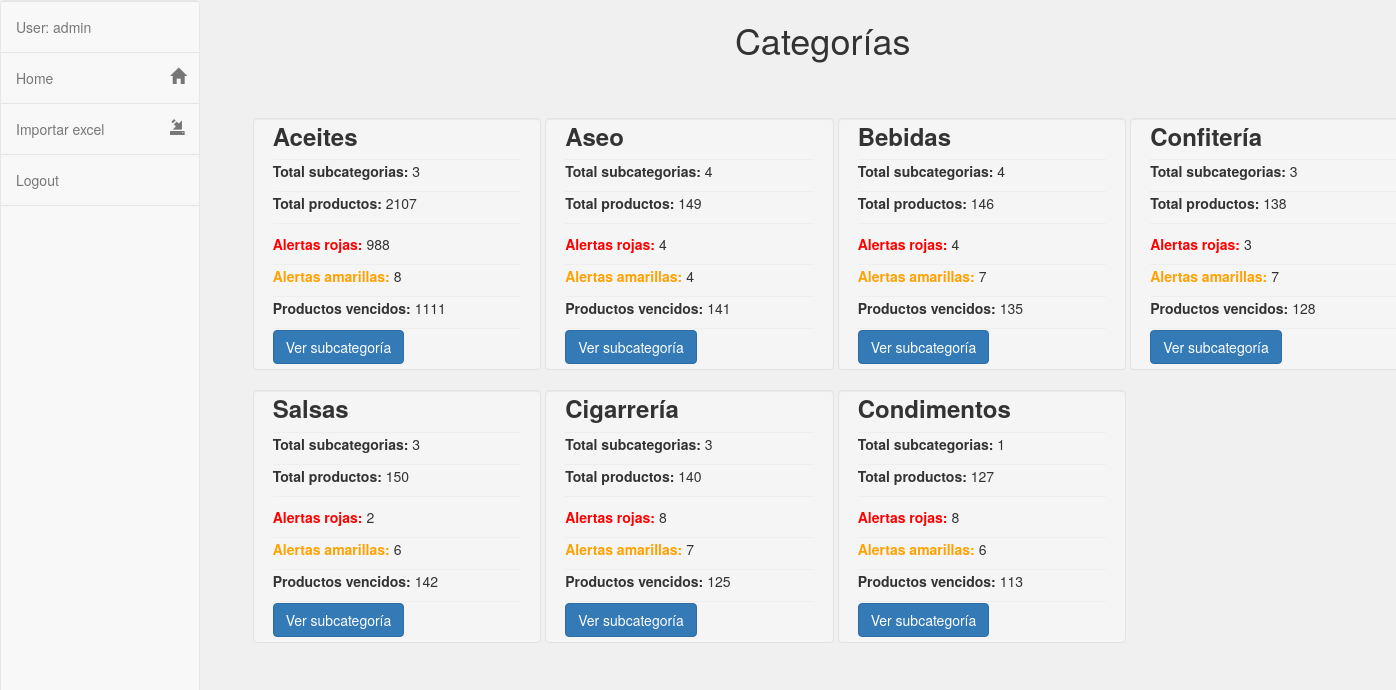
/catalog/ (signed in), run on the app's committed database.
### catalog/models.py (models this page shows, shortened)
class Category(models.Model):
    name = models.CharField(
        max_length=200,
        help_text="Ingresa la categoría"
        )

### catalog/views.py (the view)
# urls.py: path('',views.index,name='index'),
@login_required
def index(request):
	num_category = Category.objects.all()
	now = datetime.datetime.now()
	num_products = Product.objects.all()
	current_date = str(datetime.datetime.now().date())
	num_products_red_alert = {}
	num_products_yellow_alert = {}
	num_expired_products = {}
	for category in num_category:
		subcategories = category.subcategory_set.all()
		contador_products_red_alert = 0
		contador_products_yellow_alert = 0
		contador_expired_products = 0
		for subcategory in subcategories:
			products = subcategory.product_set.all()
			for product in products:
				if product.alert == product.RED_ALERT:
					contador_products_red_alert += 1
				elif product.alert == product.YELLOW_ALERT:
					contador_products_yellow_alert += 1
				else:
					contador_expired_products += 1
		num_products_red_alert[category.id] = contador_products_red_alert
		num_products_yellow_alert[category.id] = contador_products_yellow_alert
		num_expired_products[category.id] = contador_expired_products
	num_products_by_category={}
	for category in num_category:
		subcategories = category.subcategory_set.all()
		subcategory_products_num = 0
		for subcategory in subcategories:
			subcategory_products_num += subcategory.product_set.count()
		num_products_by_category[category.id] = subcategory_products_num
	context = {
		'num_products_red_alert': num_products_red_alert,
		'num_products_yellow_alert': num_products_yellow_alert,
		'num_expired_products': num_expired_products,
		'num_products_by_category': num_products_by_category,
		'current_date': current_date,
		'num_category': num_category,
		'num_products': num_products,
	}
	return render(request, 'index.html', context=context)

### catalog/models.py (called while the page is built)
    @property
    def alert(self):
        expiration_red = self.expiration_date - timedelta(days=30)
        expiration_yellow = self.expiration_date - timedelta(days=60)
        current_date = datetime.datetime.now().date()
        if current_date >= self.expiration_date:
            return self.EXPIRED_PRODUCT
        elif current_date >= expiration_red:
            return self.RED_ALERT
        elif current_date >= expiration_yellow:
            return self.YELLOW_ALERT

### catalog/templates/index.html
{% extends "base_generic.html" %}
{% block content %}
  <div class="container">
  <div class="row pricing">
    <h1 class="title">Categorías</h1>
    {% for category in num_category %}
    <div class="col-md-3">
      <div class="well well_class">
        <h3 class="title_index"><b>{{ category.name }}</b></h3>
        <hr>
        <p>
          <b>Total subcategorias:</b>  {{category.subcategory_set.all.count}}
        </p>
        <hr>
        {% for category_id, products_by_category in num_products_by_category.items %}
            {% if category_id == category.id %}
              <p>
                <b>Total productos:</b>  {{ products_by_category }}
              </p>
            {% endif %}
        {% endfor %}
        <hr >
        <p>
          {% for category_id, num_total_red_alert in num_products_red_alert.items %}
              {% if category_id == category.id%}
                 <p class="alerta_roja_index">
                    <b>Alertas rojas:</b> {{num_total_red_alert}}
                 </p>
              {% endif%}
            {% endfor %}
        </p>
        <hr  >
        {% for category_id, total_red_yellow_by_category in num_products_yellow_alert.items %}
          {% if category_id == category.id %}
           <p class="alerta_amarilla_index">
             <b>Alertas amarillas:</b> {{total_red_yellow_by_category}}
           </p>
          {% endif%}
        {% endfor %}
        <hr  >
        {% for category_id, total_expired_products_by_category in num_expired_products.items %}
          {% if category_id == category.id %}
           <p>
             <b>Productos vencidos:</b> {{total_expired_products_by_category}}
           </p>
          {% endif%}
        {% endfor %}
        <hr >
          <a href="{% url 'catalog:subcategories' category.id %}" class="btn btn-primary btn">Ver subcategoría </a>
        </div>
      </div>
      {% endfor %}
    </div>
  </div>
  {% endblock %}

### catalog/templates/base_generic.html (shortened to what this page needs)
<!DOCTYPE html>
<html lang="en">
<head>
  <link href="//maxcdn.bootstrapcdn.com/bootstrap/3.3.0/css/bootstrap.min.css" rel="stylesheet" id="bootstrap-css">
  <link rel="stylesheet" type="text/css" href="https://cdn.datatables.net/1.10.19/css/jquery.dataTables.min.css">
  <link href="https://cdnjs.cloudflare.com/ajax/libs/font-awesome/4.4.0/css/font-awesome.min.css" rel='stylesheet' type='text/css'>
  {% load static %}
   {% block stylesheets %}
   <link rel="stylesheet" href="{% static 'css/base_generic.css' %}">
  <link rel="stylesheet" href="{% static 'css/index.css' %}">
  <link rel="stylesheet" href="{% static 'css/products_subcategory.css' %}">
  <link rel="stylesheet" href="{% static 'css/subcategories.css' %}">
  <link rel="stylesheet" href="{% static 'css/product_detalle.css' %}">
  <link rel="stylesheet" href="{% static 'css/import_data.css' %}">
   {% endblock %}
</head>
<body>
    <div class="row">
      {% block sidebar %}
      {% if user.is_authenticated %}
        <div class="col-sm-2">
          <nav class="navbar navbar-default sidebar" role="navigation">
              <div class="collapse navbar-collapse" id="bs-sidebar-navbar-collapse-1">
                <ul class="nav navbar-nav">
                  <li><a>User: {{ user.get_username }}</a></li>
                  <li ><a href="{% url 'catalog:index' %}">Home<span class="pull-right hidden-xs showopacity glyphicon glyphicon-home"></span></a></li>
                  <li ><a href="{% url 'catalog:import_data' %}">Importar excel<span class="pull-right hidden-xs showopacity glyphicon glyphicon-import"></span></a></li>
                  {% if user.is_authenticated %}
                  <li><a data-toggle="modal" data-target="#exampleModal">Logout</a></li>
                {% else %}
                <li><a href="{% url 'login'%}?next={{request.path}}">Login</a></li>
                {% endif %}
              </ul>
            </div>
          </nav>
        </div>
        {% endif  %}
        {% endblock %}
        <div class="col-sm-10 ">
          {% block content %}{% endblock %}
        </div>
      </div>
    </body>
    </html>

### catalog/static/css/base_generic.css (style rules this page uses)
body,html { height: 100%; background: #F0F0F0 }
.navbar { height: 100vh !important; }
.navbar li a span { font-size:16px; }
nav.sidebar, .main { height: 100vh; -webkit-transition: margin 200ms ease-out; -moz-transition: margin 200ms ease-out; -o-transition: margin 200ms ease-out; transition: margin 200ms ease-out; }
@media (min-width: 765px) { nav.sidebar a { padding-right: 13px; } }
@media (min-width: 765px) { nav.sidebar .navbar-nav > li:first-child { border-top: 1px #e5e5e5 solid; } }
@media (min-width: 765px) { nav.sidebar .navbar-nav > li { border-bottom: 1px #e5e5e5 solid; } }
@media (min-width: 765px) { nav.sidebar .navbar-collapse, nav.sidebar .container-fluid { padding: 0 0px 0 0px; } }
@media (min-width: 765px) { nav.sidebar { width: 200px; height: 100%; float: left; margin-bottom: 0px; } }
@media (min-width: 765px) { nav.sidebar li { width: 100%; } }
@media (min-width: 1330px) { nav.sidebar { margin-left: 0px; float: left; } }

### catalog/static/css/index.css (style rules this page uses)
.title { display: flex; justify-content: center; align-items: center; margin-bottom: 1%; }
.well_class { padding-top: 0 !important; padding-bottom: 5px !important; width: 110%; }
hr { margin-top: 1px !important; margin-bottom: 1px !important }
.title_index { margin-top: 4px; }
.alerta_roja_index b { color:red; }
.alerta_amarilla_index b { color: #FFA100; }

### catalog/static/css/subcategories.css (style rules this page uses)
.title { display: flex; justify-content: center;align-items: center;margin-bottom: 5%; }
.well_class { padding-top: 0 !important; padding-bottom: 5px !important }

### data on the page
Category: name "Aceites", subcategory_set.all.count "3", num_products_by_category "2107", num_products_red_alert "988", num_products_yellow_alert "8", num_expired_products "1111"
Category: name "Aseo", subcategory_set.all.count "4", num_products_by_category "149", num_products_red_alert "4", num_products_yellow_alert "4", num_expired_products "141"
Category: name "Bebidas", subcategory_set.all.count "4", num_products_by_category "146", num_products_red_alert "4", num_products_yellow_alert "7", num_expired_products "135"
Category: name "Confitería", subcategory_set.all.count "3", num_products_by_category "138", num_products_red_alert "3", num_products_yellow_alert "7", num_expired_products "128"
Category: name "Salsas", subcategory_set.all.count "3", num_products_by_category "150", num_products_red_alert "2", num_products_yellow_alert "6", num_expired_products "142"
Category: name "Cigarrería", subcategory_set.all.count "3", num_products_by_category "140", num_products_red_alert "8", num_products_yellow_alert "7", num_expired_products "125"
Category: name "Condimentos", subcategory_set.all.count "1", num_products_by_category "127", num_products_red_alert "8", num_products_yellow_alert "6", num_expired_products "113"

### other printed values
{{ user.get_username }} "admin"
